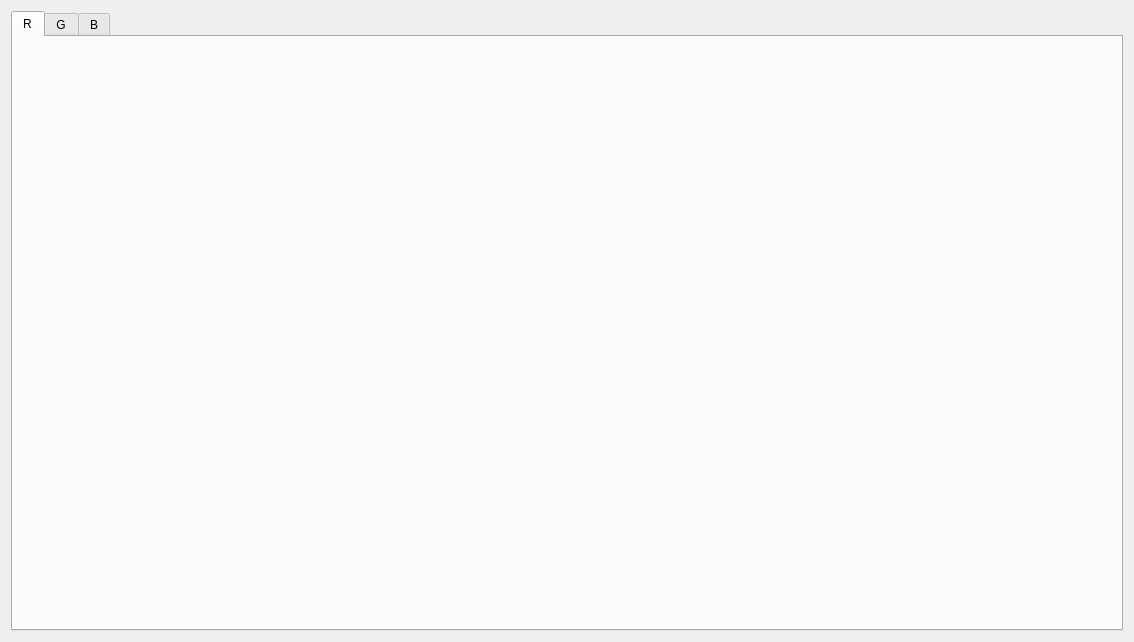
<?xml version="1.0" encoding="UTF-8"?>
<ui version="4.0">
 <class>ImageInfoRgbWidget</class>
 <widget class="QWidget" name="ImageInfoRgbWidget">
  <property name="geometry">
   <rect>
    <x>0</x>
    <y>0</y>
    <width>1134</width>
    <height>642</height>
   </rect>
  </property>
  <property name="windowTitle">
   <string>Form</string>
  </property>
  <layout class="QGridLayout" name="gridLayout">
   <item row="0" column="0">
    <widget class="QTabWidget" name="tabWidget">
     <property name="currentIndex">
      <number>0</number>
     </property>
     <widget class="QWidget" name="tab">
      <attribute name="title">
       <string>R</string>
      </attribute>
      <layout class="QGridLayout" name="gridLayout_2">
       <item row="0" column="0">
        <widget class="BarChart" name="widget" native="true"/>
       </item>
      </layout>
     </widget>
     <widget class="QWidget" name="tab_2">
      <attribute name="title">
       <string>G</string>
      </attribute>
      <layout class="QGridLayout" name="gridLayout_3">
       <item row="0" column="0">
        <widget class="BarChart" name="widget_2" native="true"/>
       </item>
      </layout>
     </widget>
     <widget class="QWidget" name="tab_3">
      <attribute name="title">
       <string>B</string>
      </attribute>
      <layout class="QGridLayout" name="gridLayout_4">
       <item row="0" column="0">
        <widget class="BarChart" name="widget_3" native="true"/>
       </item>
      </layout>
     </widget>
    </widget>
   </item>
  </layout>
 </widget>
 <customwidgets>
  <customwidget>
   <class>BarChart</class>
   <extends>QWidget</extends>
   <header location="global">systeminfo/barchart.h</header>
   <container>1</container>
  </customwidget>
 </customwidgets>
 <resources/>
 <connections/>
</ui>
